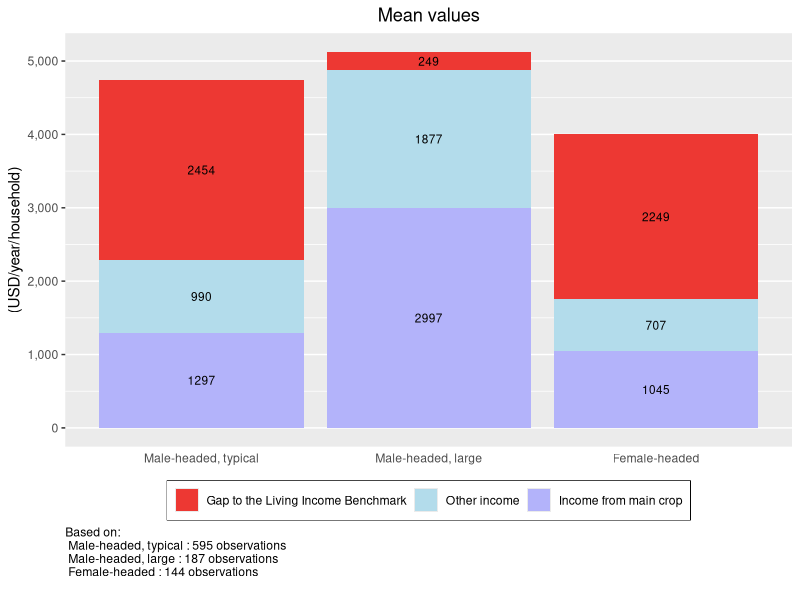
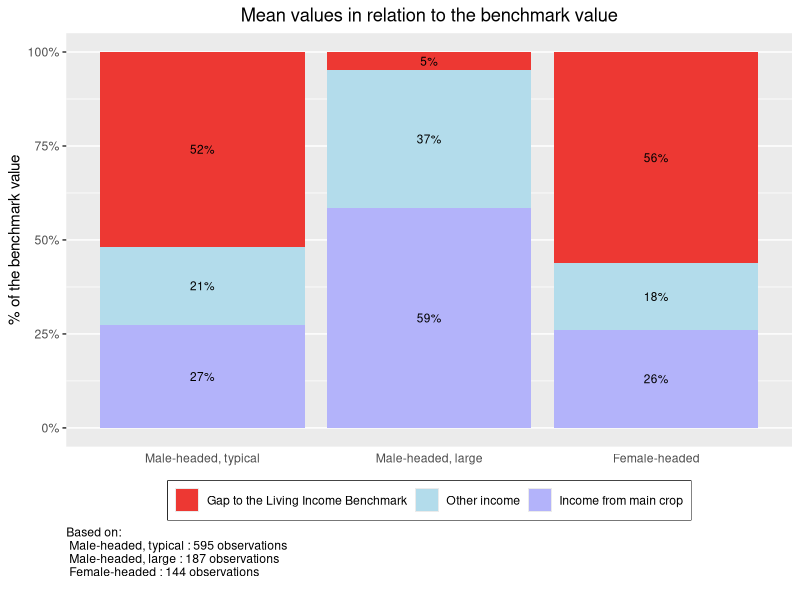
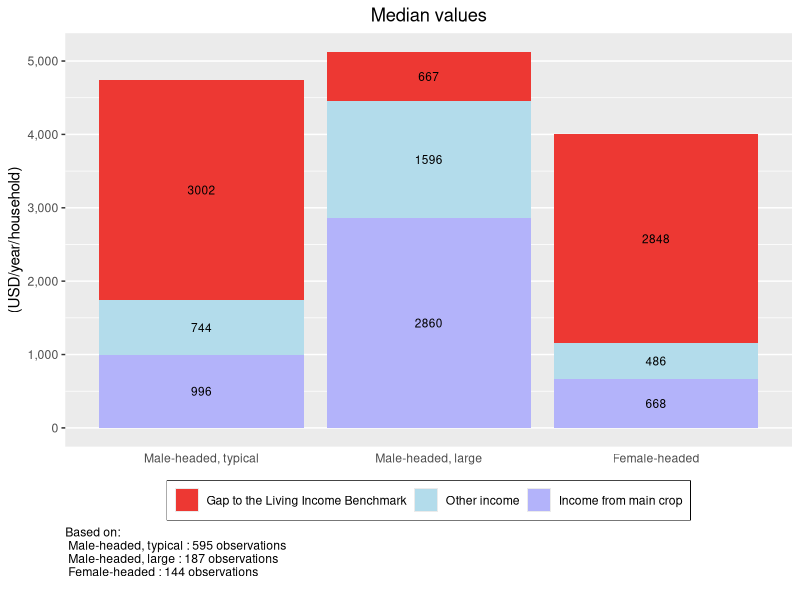
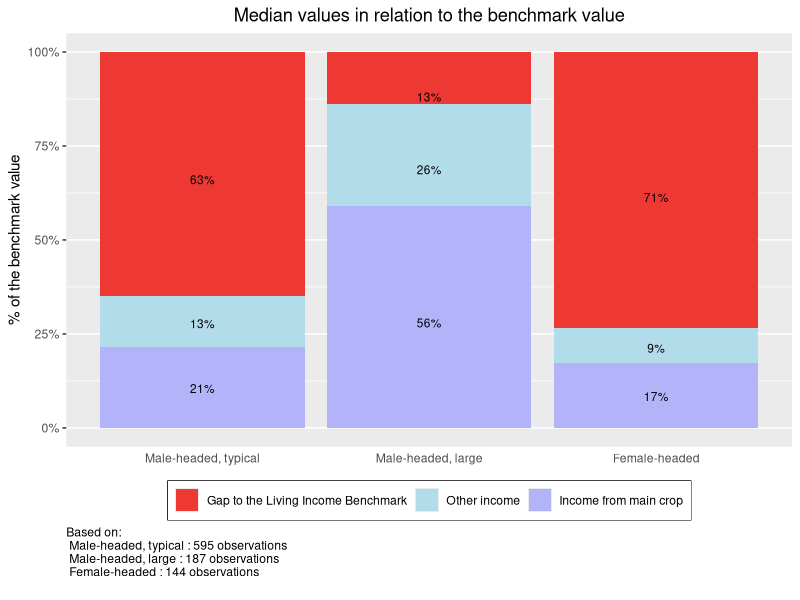
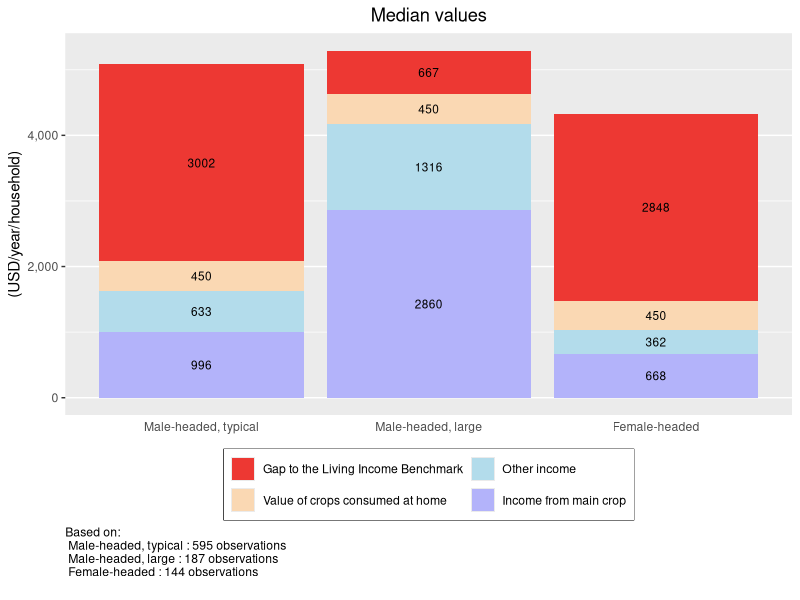
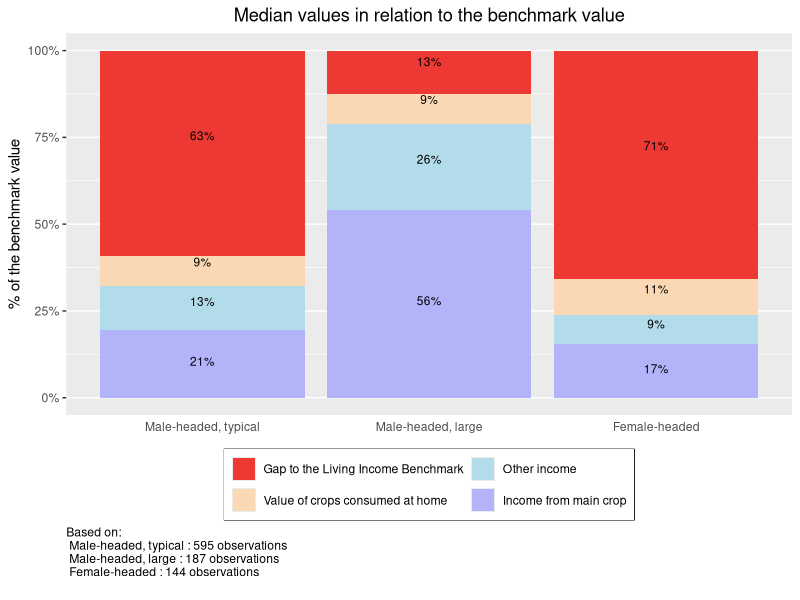
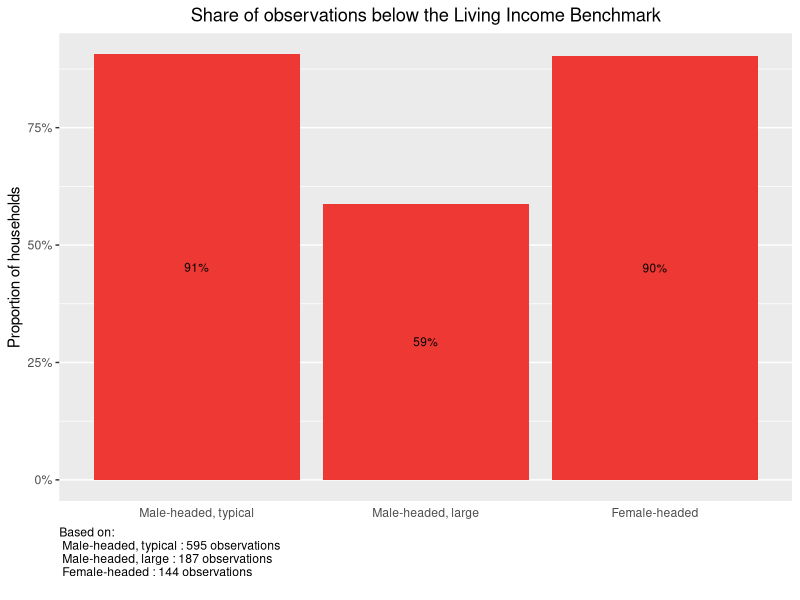
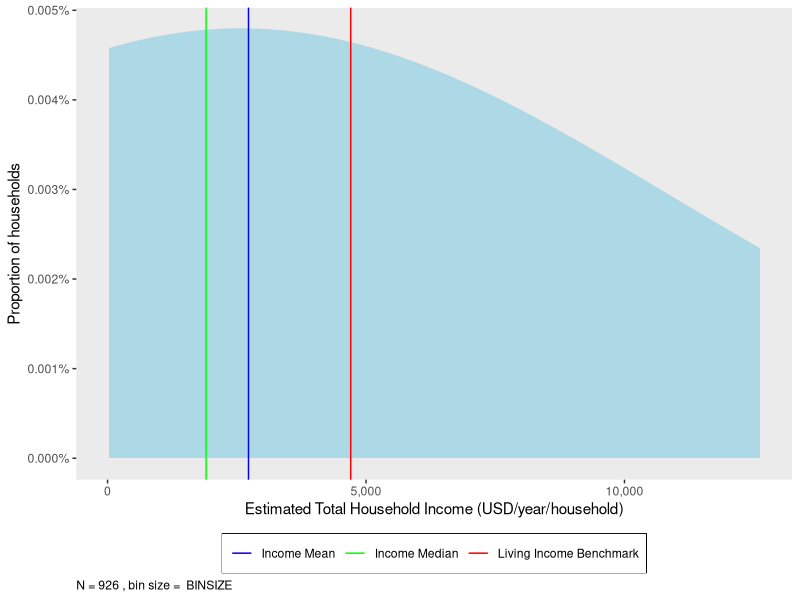

R code for these plots, in order:
## ---- chunk 1
knitr::opts_chunk$set(message = FALSE)
## ---- chunk 2
#### Before continuing any further, load the R libraries that have the 
# necessary functions for this analysis. 

# If you have not previously used these libraries, 
# you will need to instaLl them with the function install.packages("LIBRARY NAME").
# For example: install.packages(tidyverse)
library(tidyverse)
library(knitr)
library(scales)
## ---- chunk 3
## Import data set
df <- read_csv("KIT_Sample_Data.csv")

## Replace variable names
# Main crop
df$income_main_crop <- df$total_cocoa_income_2018
# Total income
df$total_hh_income <- df$total_hh_income_2018
# Groups to compare incomes between
  # Note: name does not change from example data set
df$grouping <- df$grouping

# Replace graph labels
main_crop <-"cocoa" 
currency <- "USD"
## ---- chunk 4
# You can communicate colors with R in two ways: through one of the 657 color 
# names build into R, or through a hex color code. 

# To see the names of all 657 colors built into R, run the colors() formula in the command line. 
# The below links to a PDF file with a color sample for all 657 built in colors  
# http://www.stat.columbia.edu/~tzheng/files/Rcolor.pdf

# You can replace any of the below colors with a new color name or hex color code.  

## Bar graph sections
# Gap to the mean
gap_color <- "#ed3833"
# Other income
other_color <- "#b3dceb"  
# Income from main crop
main_color <- "#b3b3fa"
# Value of crops consumed at home
home_color <- "#fad8b3"
  
## Share of observations below the Living Income Benchmark
# Note: these bars all appear the same color
share_color <- "#ed3833"
  
## Distributional plots
  
## By household type
# Group 1
color_1 <- "#b6dce8"
# Group 2
color_2 <- "#c2c1fa"
# Group 3
color_3 <- "#c1dfc1"

color_4 <- "magenta"

test_pallet <- c(color_1, color_2, color_3, color_4)

scale_color_drsimonj <- function(palette = test_pallet, discrete = TRUE, reverse = FALSE, ...) {
  pal <- drsimonj_pal(palette = palette, reverse = reverse)

  if (discrete) {
    discrete_scale("colour", paste0("drsimonj_", palette), palette = pal, ...)
  } else {
    scale_color_gradientn(colours = pal(256), ...)
  }
}

## With mean and median
# Distribution curve 
curve_color <- "#b6dce8" 
# Income Mean
mean_color <- "blue"  
# Income Median
median_color <-  "green"
# Living Income Benchmark 
benchmark_color <- "red"  

################# Font color
# To change the color of the font for all graph axis and labels, replace the color 
# in the quotation marks, then run the following two lines of code. 
font_color <- "black"
theme_set(theme_get() + theme(text = element_text(color = font_color)))

## ---- chunk 5
# In the example dataset, there are three groups that income is assessed across:
  # Male-headed, typical; Male-headed, large; and Female-headed.
# The below code assigns Male-headed, typical as the far left bar on graphs,
  # Male-headed, large in the middle, and Female-headed on the far right. 

# To customize this chunk of code to your dataset, replace the example group 
  # names with the group names in your dataset - leaving the quotation marks and 
  # commas as they are. The order of the list below determines the order of the 
  # bars in the ensuing bar graph. 
 
df <- df %>% 
      mutate(grouping = factor(grouping, 
                               levels = c("Male-headed, typical", 
                                       "Male-headed, large", 
                                       "Female-headed")))
## ---- chunk 6
## The first section of this code summarizes and formats the data to be graph-ready
df %>% 
# Group by household type
  group_by(grouping) %>% 
# For each household type, summarize the mean gap to the living income, 
# the mean other income, and the mean main_crop income 
  summarise(Gap = mean(benchmark - total_hh_income),
            Other = mean(total_hh_income - income_main_crop),
            main_crop = mean(income_main_crop)) %>% 
# Gather each income components into one column so the data is in 'long' format
  gather(key = "Component", value = "Income", Gap:main_crop) %>% 
# Re-level the income factors for the order you want them stacked on the graph  
  mutate(Component = factor(Component, 
                            levels = c("Gap", "Other", "main_crop"))) %>% 
# Generate ggplot graph for income by groupings and income component  
  ggplot(aes(y = Income, x = grouping, fill = Component)) +
# Assign graph as stacked bar chart  
  geom_bar(position = "stack", stat = "identity") +
# Label the graph title, axis, and caption  
  labs(title = "Mean values", 
       y = paste("(", currency, "/year/household)", sep = ""),
       x = "",
# Add caption with observation numbers for each household type  
       caption = paste("Based on: \n", 
                   paste(names(table(df$grouping)), 
                       ":", 
                       as.numeric(table(df$grouping)), 
                       "observations \n ", collapse = ''), collapse = '')) +
# Label the legend and assign custom colors 
  scale_fill_manual(values=c(gap_color, other_color, main_color),
                    breaks=c("Gap", "Other", "main_crop"),
                    labels=c("Gap to the Living Income Benchmark",
                                "Other income",
                                "Income from main crop")) +
# Format y-axis labels with a comma  
  scale_y_continuous(labels = comma) +
# Remove x-axis grid lines and tick marks  
  theme(panel.grid.major.x = element_blank(), 
        axis.ticks.x = element_blank(),
        axis.title.x = element_blank(),
# Center plot title        
        plot.title = element_text(hjust = 0.5),
# Move the legend to the bottom of the graph
        legend.position="bottom",
# Remove legend title
        legend.title = element_blank(),
# Put a box around the legend
        legend.box.background = element_rect(),
# Move caption to desired location
        plot.caption = element_text(hjust = 0)) +
# Add incomes to prospective graph components  
  geom_text(aes(label = round(Income)), 
            position = position_stack(vjust = 0.5), 
            size = 3) 
## ---- chunk 7
## The first section of this code summarizes and formats the data to be graph-ready
df %>% 
# Group by household type
  group_by(grouping) %>% 
# For each household type, summarize the mean gap to the living income, 
# the mean other income, and the mean main_crop income. 
# Calculate all as percentages of the Living income benchmark - the total of the income and gap
  summarise(Gap = mean((benchmark - total_hh_income)/benchmark),
            Other = mean((total_hh_income - income_main_crop)/benchmark),
            main_crop = mean(income_main_crop/benchmark)) %>% 
# Gather each income components into one column so the data is in 'long' format
  gather(key = "Component", value = "Income", Gap:main_crop) %>% 
# Re-level the income factors for the order you want them stacked on the graph  
  mutate(Component = factor(Component, 
                            levels = c("Gap", "Other", "main_crop"))) %>% 
# Generate ggplot graph for income by groupings and income component  
  ggplot(aes(y = Income, x = grouping, fill = Component)) +
# Assign graph as stacked bar chart  
  geom_bar(position = "stack", stat = "identity") +
# Label the graph title, axis, and caption  
  labs(title = "Mean values in relation to the benchmark value", 
       y = "% of the benchmark value",
       x = " ",
# Add caption with observation numbers for each household type            
       caption = paste("Based on: \n", 
                   paste(names(table(df$grouping)), 
                       ":", 
                       as.numeric(table(df$grouping)), 
                       "observations \n ", collapse = ''), collapse = '')) +
# Label the legend  
  scale_fill_manual(values=c(gap_color, other_color, main_color),
                      breaks=c("Gap",
                                "Other",
                                "main_crop"),
                      labels=c("Gap to the Living Income Benchmark",
                                "Other income",
                                "Income from main crop")) +
# Format y-axis labels with a comma  
  scale_y_continuous(labels = percent) +
# Remove x-axis grid lines and tick marks  
  theme(panel.grid.major.x = element_blank(), 
        axis.ticks.x = element_blank(),
        axis.title.x = element_blank(),
# Center plot title        
        plot.title = element_text(hjust = 0.5),
# Move the legend to the bottom of the graph
        legend.position="bottom",
# Remove legend title
        legend.title = element_blank(),
# Put a box around the legend
        legend.box.background = element_rect(),
# Move caption to desired location
        plot.caption = element_text(hjust = 0)) +
# Add incomes to prospective graph components  
  geom_text(aes(label = label_percent(accuracy = 1L)(Income)), 
            position = position_stack(vjust = 0.5), 
            size = 3) 
## ---- chunk 8
## The first section of this code summarizes and formats the data to be graph-ready
df %>% 
# Group by household type
  group_by(grouping) %>% 
# For each grouping, summarize the median gap to the living income, 
# the median other income, and the median main_crop income. 
  summarise(Gap = median(benchmark - total_hh_income),
            main_crop = median(income_main_crop),
            benchmark = median(benchmark)) %>%
  mutate(Other = (benchmark - Gap - main_crop)) %>% 
# Gather each income components into one column so the data is in 'long' format
  gather(key = "Component", value = "Income", c(Gap, main_crop, Other)) %>% 
# Re-level the income factors for the order you want them stacked on the graph  
  mutate(Component = factor(Component, 
                            levels = c("Gap", "Other", "main_crop"))) %>% 
# Generate ggplot graph for income by grouping and income component  
  ggplot(aes(y = Income, x = grouping, fill = Component)) +
# Assign graph as stacked bar chart  
  geom_bar(position = "stack", stat = "identity") +
# Label the graph title, axis, and caption  
  labs(title = "Median values", 
       y = paste("(", currency, "/year/household)", sep = ""),
       x = "",
# Add caption with observation numbers for each household type               
       caption = paste("Based on: \n", 
                   paste(names(table(df$grouping)), 
                       ":", 
                       as.numeric(table(df$grouping)), 
                       "observations \n ", collapse = ''), collapse = '')) +
# Label the legend and assign custom colors 
  scale_fill_manual(values=c(gap_color, other_color, main_color),
                    breaks=c("Gap", "Other", "main_crop"),
                    labels=c("Gap to the Living Income Benchmark",
                                "Other income",
                                "Income from main crop")) +
# Format y-axis labels with a comma  
  scale_y_continuous(labels = comma) +
# Remove x-axis grid lines and tick marks  
  theme(panel.grid.major.x = element_blank(), 
        axis.ticks.x = element_blank(),
        axis.title.x = element_blank(),
# Center plot title        
        plot.title = element_text(hjust = 0.5),
# Move the legend to the bottom of the graph
        legend.position="bottom",
# Remove legend title
        legend.title = element_blank(),
# Put a box around the legend
        legend.box.background = element_rect(),
# Move caption to desired location
        plot.caption = element_text(hjust = 0)) +
# Add incomes to prospective graph components  
  geom_text(aes(label = round(Income)), 
            position = position_stack(vjust = 0.5), 
            size = 3) 
## ---- chunk 9
## The first section of this code summarizes and formats the data to be graph-ready
df %>% 
# Group by household type
  group_by(grouping) %>% 
# For each grouping, summarize the median gap to the living income, 
# the median other income, and the median main_crop income. 
# Calculate all as percentages of the Living income benchmark - the total of the income and gap
  summarise(Gap = median((benchmark - total_hh_income)/benchmark),
            Other = median((total_hh_income - income_main_crop)/benchmark),
            main_crop = median(income_main_crop/benchmark)) %>% 
# Gather each income components into one column so the data is in 'long' format
  gather(key = "Component", value = "Income", Gap:main_crop) %>% 
# Re-level the income factors for the order you want them stacked on the graph  
  mutate(Component = factor(Component, 
                            levels = c("Gap", "Other", "main_crop"))) %>% 
# Generate ggplot graph for income by grouping and income component  
  ggplot(aes(y = Income, x = grouping, fill = Component)) +
# Assign graph as stacked bar chart  
  geom_bar(position = "fill", stat = "identity") +
# Label the graph title, axis, and caption  
  labs(title = "Median values in relation to the benchmark value", 
       y = "% of the benchmark value",
       x = "",
# Add caption with observation numbers for each household type         
       caption = paste("Based on: \n", 
                   paste(names(table(df$grouping)), 
                       ":", 
                       as.numeric(table(df$grouping)), 
                       "observations \n ", collapse = ''), collapse = '')) +
# Label the legend and assign custom colors 
  scale_fill_manual(values=c(gap_color, other_color, main_color),
                    breaks=c("Gap", "Other", "main_crop"),
                    labels=c("Gap to the Living Income Benchmark",
                                "Other income",
                                "Income from main crop")) +
# Format y-axis labels with a comma  
  scale_y_continuous(labels = percent) +
# Remove x-axis grid lines and tick marks  
  theme(panel.grid.major.x = element_blank(), 
        axis.ticks.x = element_blank(),
        axis.title.x = element_blank(),
# Center plot title        
        plot.title = element_text(hjust = 0.5),
# Move the legend to the bottom of the graph
        legend.position="bottom",
# Remove legend title
        legend.title = element_blank(),
# Put a box around the legend
        legend.box.background = element_rect(),
# Move caption to desired location
        plot.caption = element_text(hjust = 0)) +
# Add incomes to prospective graph components  
  geom_text(aes(label = label_percent(accuracy = 1L)(Income)), 
            position = position_stack(vjust = 0.5), 
            size = 3) 
## ---- chunk 10
## The first section of this code summarizes and formats the data to be graph-ready
df %>% 
# Group by grouping
  group_by(grouping) %>% 
# For each grouping, summarize the median gap to the living income, 
# the median other income, and the median main_crop income. 
  summarise(Gap = median(benchmark - total_hh_income),
            Other = median(total_hh_income - income_main_crop),
            Food = median(food_value),
            main_crop = median(income_main_crop)) %>% 
# Gather each income components into one column so the data is in 'long' format
  gather(key = "Component", value = "Income", Gap:main_crop) %>% 
# Re-level the income factors for the order you want them stacked on the graph  
  mutate(Component = factor(Component, 
                            levels = c("Gap", "Food", "Other", "main_crop"))) %>% 
# Generate ggplot graph for income by grouping and income component  
  ggplot(aes(y = Income, x = grouping, fill = Component)) +
# Assign graph as stacked bar chart  
  geom_bar(position = "stack", stat = "identity") +
# Label the graph title, axis, and caption  
  labs(title = "Median values", 
       y = paste("(", currency, "/year/household)", sep = ""),
       x = "",
# Add caption with observation numbers for each household type          
       caption = paste("Based on: \n", 
                   paste(names(table(df$grouping)), 
                       ":", 
                       as.numeric(table(df$grouping)), 
                       "observations \n ", collapse = ''), collapse = '')) +
# Label the legend and assign custom colors 
  scale_fill_manual(values=c(gap_color, home_color, other_color, main_color),
                    breaks=c("Gap", "Food", "Other", "main_crop"),
                    labels=c("Gap to the Living Income Benchmark",
                             "Value of crops consumed at home",
                              "Other income",
                              "Income from main crop")) +
# Wrap legend onto 2 lines to fit everything neatly     
  guides(fill = guide_legend(nrow = 2)) +
# Format y-axis labels with a comma  
  scale_y_continuous(labels = comma) +
# Remove x-axis grid lines and tick marks  
  theme(panel.grid.major.x = element_blank(), 
        axis.ticks.x = element_blank(),
        axis.title.x = element_blank(),
# Center plot title        
        plot.title = element_text(hjust = 0.5),
# Move the legend to the bottom of the graph
        legend.position="bottom",
# Remove legend title
        legend.title = element_blank(),
# Put a box around the legend
        legend.box.background = element_rect(),
# Move caption to desired location
        plot.caption = element_text(hjust = 0)) +
# Add incomes to prospective graph components  
  geom_text(aes(label = round(Income)), 
            position = position_stack(vjust = 0.5), 
            size = 3) 
## ---- chunk 11
## The first section of this code summarizes and formats the data to be graph-ready
df %>% 
# Group by household type
  group_by(grouping) %>% 
# For each household type, summarize the median gap to the living income,
# the median other income, and the median main_crop income. 
# Calculate all as percentages of the Living income benchmark - the total of the income and gap
  summarise(Gap = median((benchmark - total_hh_income)/benchmark),
            Food = median(food_value/benchmark),
            Other = median((total_hh_income - income_main_crop)/benchmark),
            main_crop = median(income_main_crop/benchmark)) %>% 
# Gather each income components into one column so the data is in 'long' format
  gather(key = "Component", value = "Income", Gap:main_crop) %>% 
# Re-level the income factors for the order you want them stacked on the graph  
  mutate(Component = factor(Component, 
                            levels = c("Gap", "Food", "Other", "main_crop"))) %>% 
# Generate ggplot graph for income by grouping and income component  
  ggplot(aes(y = Income, x = grouping, fill = Component)) +
# Assign graph as stacked bar chart 
  geom_bar(position = "fill", stat = "identity") +
# Label the graph title, axis, and caption  
  labs(title = "Median values in relation to the benchmark value", 
       y = "% of the benchmark value",
       x = "", 
# Add caption with observation numbers for each household type            
       caption = paste("Based on: \n", 
                   paste(names(table(df$grouping)), 
                       ":", 
                       as.numeric(table(df$grouping)), 
                       "observations \n ", collapse = ''), collapse = '')) +
# Label the legend and assign custom colors 
  scale_fill_manual(values=c(gap_color, home_color, other_color, main_color),
                    breaks=c("Gap", "Food", "Other", "main_crop"),
                    labels=c("Gap to the Living Income Benchmark",
                             "Value of crops consumed at home",
                              "Other income",
                              "Income from main crop")) +
# Wrap legend onto 2 lines to fit everything neatly     
  guides(fill = guide_legend(nrow = 2)) +
# Format y-axis labels with a comma and assign limits 0-100% 
  scale_y_continuous(labels = percent, limits = c(0,1)) +
# Remove x-axis grid lines and tick marks  
  theme(panel.grid.major.x = element_blank(), 
        axis.ticks.x = element_blank(),
        axis.title.x = element_blank(),
# Center plot title        
        plot.title = element_text(hjust = 0.5),
# Move the legend to the bottom of the graph
        legend.position="bottom",
# Remove legend title
        legend.title = element_blank(),
# Put a box around the legend
        legend.box.background = element_rect(),
# Move caption to desired location
        plot.caption = element_text(hjust = 0)) +
# Add incomes to prospective graph components  
  geom_text(aes(label = label_percent(accuracy = 1L)(Income)), 
            position = position_stack(vjust = 0.5), 
            size = 3) 
## ---- chunk 12
df %>% 
# Group by household type  
  group_by(grouping) %>% 
# For each household type, calculate the percentage above the living income benchmark 
  summarise(Below = sum(below_benchmark)/n()) %>% 
# Generate ggplot graph for percentage by grouping 
  ggplot(aes(x = grouping, y = Below)) +
# Assign graph as bar graph and color bars red for aesthetics   
  geom_col(fill= share_color) +
# Label the graph title, axis, and caption    
  labs(title = "Share of observations below the Living Income Benchmark",
       y = "Proportion of households",
       x = "",
# Add caption with observation numbers for each household type    
       caption = paste("Based on: \n", 
                   paste(names(table(df$grouping)), 
                       ":", 
                       as.numeric(table(df$grouping)), 
                       "observations \n ", collapse = ''), collapse = '')) +
# Format y-axis labels with a percent  
  scale_y_continuous(labels = percent) +
# Remove x-axis grid lines and tick marks    
  theme(panel.grid.major.x = element_blank(), 
        axis.ticks.x = element_blank(),
        axis.title.x = element_blank(),
# Center plot title          
        plot.title = element_text(hjust = 0.5),
# Move caption to desired location
        plot.caption = element_text(hjust = 0)) +
# Add percents to each graph bar   
  geom_text(aes(label = label_percent(accuracy = 1L)(Below)),
            position = position_stack(vjust = 0.5), 
            size = 3) 
## ---- chunk 13
df %>%
  # Set x-axis to key variable
  ggplot(aes(x = total_hh_income, y =(..count..)/n), fill = dataset) +
  # Add density line. You can change the fill and line colors.
  geom_density(color = "#add8e6", fill = "#add8e6", bw=8000) +
  # Add vertical line for living income
  geom_vline(aes(xintercept = mean(benchmark), 
                 color = "Living Income Benchmark"), key_glyph = "path") +
  # Add vertical line for mean income 
  geom_vline(aes(xintercept = mean(df$total_hh_income), 
                 color = "Income Mean"), key_glyph = "path") +
  # Add vertical line for median income
  geom_vline(aes(xintercept = median(df$total_hh_income), 
                 color = "Income Median"), key_glyph = "path") +
  # Add graph and axis labels
  labs(x = paste("Estimated Total Household Income (", 
                 currency, "/", "year/household)", 
                 sep = ""),
       y = "Proportion of households",
# Add caption with observation numbers for each household type             
       caption = paste("N =", nrow(df), ", bin size = ", 
                       "BINSIZE", collapse = '')) +
  # Format x-axis labels as numbers with commas
  # If your data has extreme income outliers, 
    # you may need to filter them or add x-axis limits so they do not warp the graph 
  scale_x_continuous(labels = comma) +
  scale_y_continuous(labels = percent) +
  # Remove y-axis labels and ticks
  theme(#axis.text.y = element_blank(), axis.ticks.y = element_blank(),
  # Remove background grid (the grid is the default)
        panel.grid.major = element_blank(), panel.grid.minor = element_blank(),
  # Move the legend to the bottom of the graph
        legend.position="bottom",
  # Remove legend title
        legend.title = element_blank(),
  # Remove gray background for legend symbols 
        legend.key=element_rect(fill=NA),
  # Put a box around the legend
        legend.box.background = element_rect(),
  # Move caption to desired location
        plot.caption = element_text(hjust = 0)) +
  # Manually add legend 
  scale_color_manual(values = c("Living Income Benchmark"= "red",
                                "Income Mean"= "blue",
                                "Income Median"="green"))
## ---- chunk 14
df %>%
  # Set x-axis to key variable
  ggplot(aes(x = total_hh_income, y =(..count..)/n), fill = dataset) +
  # Add density line. You can change the fill and line colors.
  geom_density(color = "#add8e6", fill = "#add8e6", bw=8000) +
  # Add vertical line for living income
  geom_vline(aes(xintercept = mean(benchmark), 
                 color = "Living Income Benchmark"), key_glyph = "path") +
  # Add vertical line for mean income 
  geom_vline(aes(xintercept = mean(df$total_hh_income), 
                 color = "Income Mean"), key_glyph = "path") +
  # Add vertical line for median income
  geom_vline(aes(xintercept = median(df$total_hh_income), 
                 color = "Income Median"), key_glyph = "path") +
  # Add graph and axis labels
  labs(x = paste("Estimated Total Household Income (", 
                 currency, "/", "year/household)", 
                 sep = ""),
       y = "Proportion of households",
# Add caption with observation numbers for each household type             
       caption = paste("N =", nrow(df), ", bin size = ", 
                       "BINSIZE", collapse = '')) +
  # Format x-axis labels as numbers with commas
  # If your data has extreme income outliers, 
    # you may need to filter them or add x-axis limits so they do not warp the graph 
  scale_x_continuous(labels = comma) +
  scale_y_continuous(labels = percent) +
  # Remove y-axis labels and ticks
  theme(#axis.text.y = element_blank(), axis.ticks.y = element_blank(),
  # Remove background grid (the grid is the default)
        panel.grid.major = element_blank(), panel.grid.minor = element_blank(),
  # Move the legend to the bottom of the graph
        legend.position="bottom",
  # Remove legend title
        legend.title = element_blank(),
  # Remove gray background for legend symbols 
        legend.key=element_rect(fill=NA),
  # Put a box around the legend
        legend.box.background = element_rect(),
  # Move caption to desired location
        plot.caption = element_text(hjust = 0)) +
  # Manually add legend 
  scale_color_manual(values = c("Living Income Benchmark"= "red",
                                "Income Mean"= "blue",
                                "Income Median"="green"))
## ---- chunk 15
df %>% 
# Group by household type  
  group_by(grouping) %>% 
# For each grouping, calculate the average Foster–Greer–Thorbecke (FGT) index 
  summarise(FGT = mean(fgt_gap)) %>% 
# Generate ggplot graph for percentage by grouping 
  ggplot(aes(x = grouping, y = FGT)) +
# Assign graph as bar graph and color bars red for aesthetics   
  geom_col(fill= "red") +
# Label the graph title, axis, and caption    
  labs(title = "FGT index", 
       y = "Index value",
       x = "",
# Add caption with observation numbers for each household type               
       caption = paste("Based on: \n", 
                   paste(names(table(df$grouping)), 
                       ":", 
                       as.numeric(table(df$grouping)), 
                       "observations \n ", collapse = ''), collapse = '')) +
# Format y-axis labels with a percent  
  scale_y_continuous(labels = percent) +
# Remove x-axis grid lines and tick marks    
  theme(panel.grid.major.x = element_blank(), 
        axis.ticks.x = element_blank(),
        axis.title.x = element_blank(),
# Center plot title          
        plot.title = element_text(hjust = 0.5),
# Move caption to desired location
        plot.caption = element_text(hjust = 0)) +
# Add percents to each graph bar   
  geom_text(aes(label = label_percent(accuracy = 1L)(FGT)),
            position = position_stack(vjust = 0.5), 
            size = 3) 
